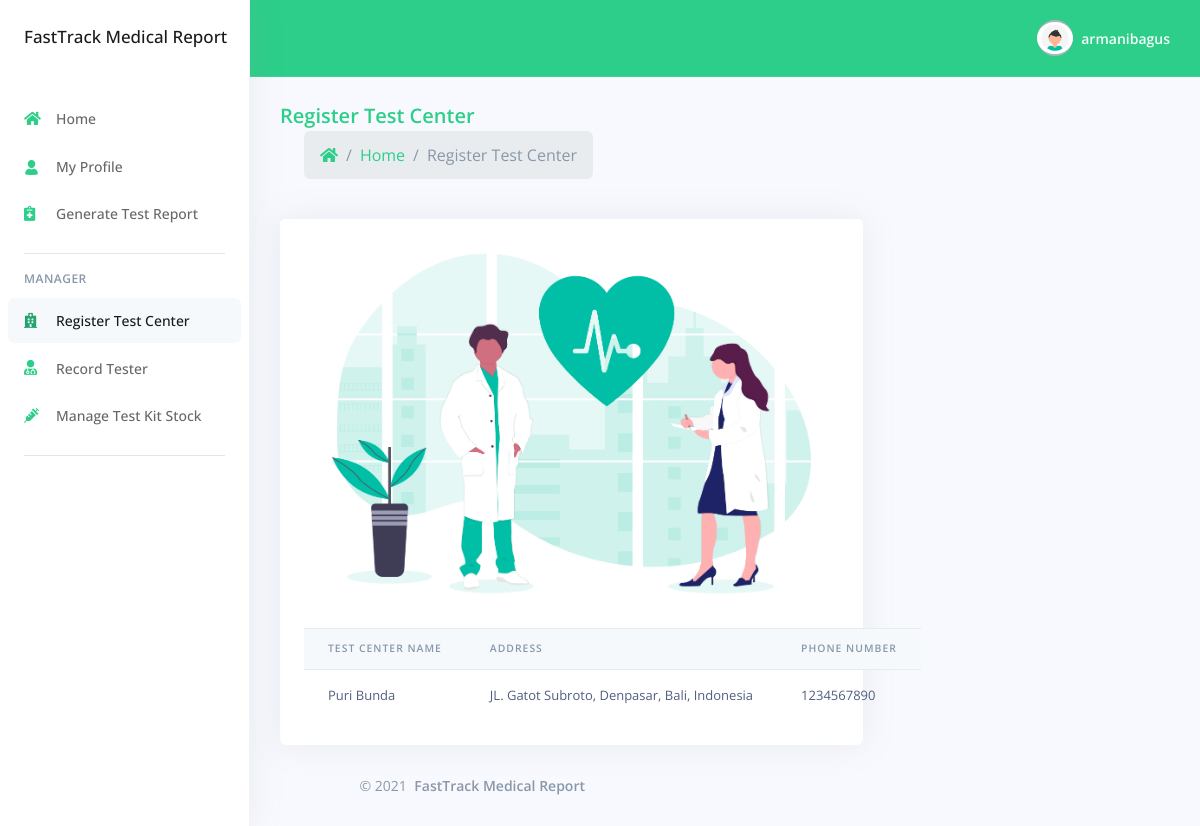
The page /views-manager/register-test-center.php (signed in) on the database as committed earlier.
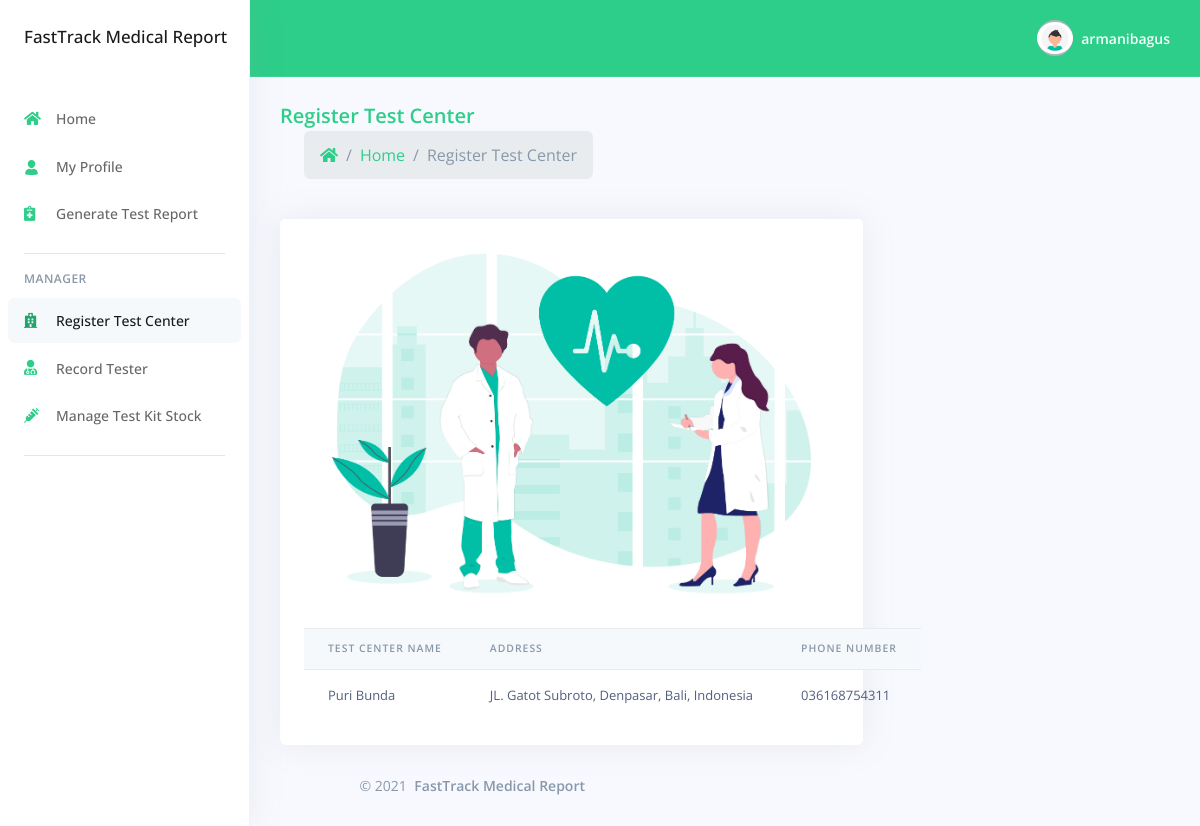
The same page on the database as committed later.
### tables this page shows
CREATE TABLE `test_center` (
  `center_id` int(11) NOT NULL,
  `center_name` varchar(30) NOT NULL,
  `phone_number` varchar(15) NOT NULL,
  `address` varchar(100) NOT NULL
);

### views-manager/register-test-center.php (the view, shortened to what the changed rows need)
<!DOCTYPE html>
<html lang="en">
<head>
    <link rel="stylesheet" href="../assets/vendor/nucleo/css/nucleo.css" type="text/css">
    <link rel="stylesheet" href="../assets/vendor/@fortawesome/fontawesome-free/css/all.min.css" type="text/css">
    <link rel="stylesheet" href="../assets/css/style.css?v=1.2.0" type="text/css">
</head>
<body>
<div class="main-content" id="panel">
    <div class="container-fluid mt--6">
        <div class="row">
            <div class="col-xl-8">
                <div class="card card-profile">
                    <div class="card-body pt-0">
                        <table class="table align-items-center table-flush">
                            <thead class="thead-light">
                            <tr>
                                <th scope="col">Test Center Name</th>
                                <th scope="col">Address</th>
                                <th scope="col">Phone Number</th>
                            </tr>
                            </thead>
                            <tbody>
                            <tr>
                              <?php
                              include '../action/connection.php';
                              $username = $_SESSION['username'];
                              $user_manager = mysqli_query($connect, "select * from center_officer where username='$username'");
                              $manager = mysqli_fetch_array($user_manager);
                              $center_id = $manager['center_id'];
                              $data = mysqli_query($connect, "SELECT * FROM test_center where center_id='$center_id'");
                              while($center = mysqli_fetch_array($data)){
                              ?>
                                <td>
                                  <?php echo $center['center_name']?>
                                </td>
                                <td >
                                  <?php echo $center['address']?>
                                </td>
                                <td>
                                  <?php echo $center['phone_number']?>
                                </td>
                                <?php
                              }
                              ?>
                            </tr>
                            </tbody>
                        </table>
                    </div>
                </div>
            </div>
                    </div>
                </div>
            </div>
</body>
</html>

Rows that differ between the two databases and show on the page:
changed test_center "Puri Bunda": phone_number "1234567890" → "036168754311"
